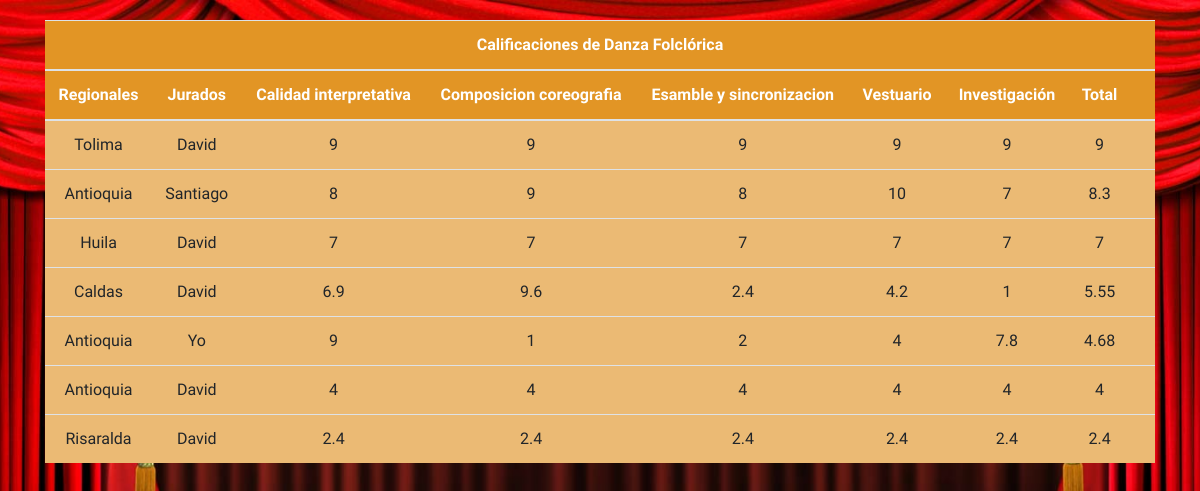
Screenshot of /conDF.php with the database file from the repository.
### tables this page shows
CREATE TABLE IF NOT EXISTS `regional` (
  `id_regional` int(10) NOT NULL,
  `nombre` varchar(30) NOT NULL
);

CREATE TABLE IF NOT EXISTS `jurado` (
  `n°_documento` int(11) NOT NULL,
  `tipo_de_documento` varchar(2) NOT NULL,
  `nombre` varchar(30) NOT NULL,
  `apellido` varchar(30) NOT NULL,
  `especialidad` varchar(40) NOT NULL,
  `contraseña` varchar(40) NOT NULL
);

### conDF.php (the view, shortened to what this page needs)
<?php
  $con = new PDO('mysql:host=localhost;dbname=zonales1;charset=utf8','root','');
  $jurado = $_SESSION['user'];
?>
<!DOCTYPE html>
<html lang="en">
<head>
  <link rel="stylesheet" href="css/bootstrap.min.css">
  <link rel="stylesheet" type="text/css" href="css/table.css">
</head>
<body>
  <div class="container">
    <div class="table-responsive" id="contenedor" style="width:100%">
    <table class="table fil" id="table">
      <thead class="text-center">
        <tr>
          <th colspan="9">Calificaciones de Danza Folclórica</th>
        </tr>
        <tr>
          <th>Regionales</th>
          <th>Jurados</th>
          <th>Calidad interpretativa</th>
          <th>Composicion coreografia</th>
          <th>Esamble y sincronizacion</th>
          <th>Vestuario</th>
          <th>Investigación</th>
          <th>Total</th>
          <th></th>
        </tr>
      </thead>
      <tbody>
        <?php
            $query = $con->query("SELECT id, id_jurado, jurado.nombre AS 'jurado',regional.nombre AS 'regional',calidad_interpretativa,composicion_coreografia,esamble_y_sincronizacion,vestuario,investigacion,total FROM danza_folclórica,jurado,regional WHERE danza_folclórica.id_regional=regional.id_regional AND danza_folclórica.id_jurado=jurado.n°_documento ORDER BY total DESC");
            while($row = $query->fetchObject()){
              $res[] = $row;
            }
            if(isset($res)){
              foreach($res as $key=>$value){
                if($value->id_jurado == $jurado){
                  echo '<tr><td>'.$value->regional.'</td><td>'.$value->jurado.'</td><td>'.$value->calidad_interpretativa.'</td><td>'.$value->composicion_coreografia.'</td><td>'.$value->esamble_y_sincronizacion.'</td><td>'.$value->vestuario.'</td><td>'.$value->investigacion.'</td><td>'.$value->total.'</td><td><a class="btn btn-danger" href="editDF.php?id='.$value->id.'">Editar</a></td></tr>';
                }else{
                  echo '<tr><td>'.$value->regional.'</td><td>'.$value->jurado.'</td><td>'.$value->calidad_interpretativa.'</td><td>'.$value->composicion_coreografia.'</td><td>'.$value->esamble_y_sincronizacion.'</td><td>'.$value->vestuario.'</td><td>'.$value->investigacion.'</td><td>'.$value->total.'</td><td></td></tr>';
                }
              }
            }else{
              echo '<tr><td colspan="8">No hay registros</td></tr>';
            }
        ?>
      </tbody>
    </table>
 </div>
  </div>
</body>
</html>

### css/table.css (style rules this page uses)
body { font-family: 'Merienda', cursive; background: url(../img/cortina.jpg) no-repeat center fixed; background-size: cover; }
#contenedor { margin: auto; width:60%; text-align: center; }
#table { background-color: #FFFFFF; margin-top: 20px; background: #ebba74; }
th { background-color: #e29525; color: white; }

### rows the page displays
danza_folclórica: id_regional.nombre "Tolima", id_jurado.nombre "David", calidad_interpretativa "9", composicion_coreografia "9", esamble_y_sincronizacion "9", vestuario "9", investigacion "9", total "9"
danza_folclórica: id_regional.nombre "Antioquia", id_jurado.nombre "Santiago", calidad_interpretativa "8", composicion_coreografia "9", esamble_y_sincronizacion "8", vestuario "10", investigacion "7", total "8.3"
danza_folclórica: id_regional.nombre "Huila", id_jurado.nombre "David", calidad_interpretativa "7", composicion_coreografia "7", esamble_y_sincronizacion "7", vestuario "7", investigacion "7", total "7"
danza_folclórica: id_regional.nombre "Caldas", id_jurado.nombre "David", calidad_interpretativa "6.9", composicion_coreografia "9.6", esamble_y_sincronizacion "2.4", vestuario "4.2", investigacion "1", total "5.55"
danza_folclórica: id_regional.nombre "Antioquia", id_jurado.nombre "Yo", calidad_interpretativa "9", composicion_coreografia "1", esamble_y_sincronizacion "2", vestuario "4", investigacion "7.8", total "4.68"
danza_folclórica: id_regional.nombre "Antioquia", id_jurado.nombre "David", calidad_interpretativa "4", composicion_coreografia "4", esamble_y_sincronizacion "4", vestuario "4", investigacion "4", total "4"
danza_folclórica: id_regional.nombre "Risaralda", id_jurado.nombre "David", calidad_interpretativa "2.4", composicion_coreografia "2.4", esamble_y_sincronizacion "2.4", vestuario "2.4", investigacion "2.4", total "2.4"
